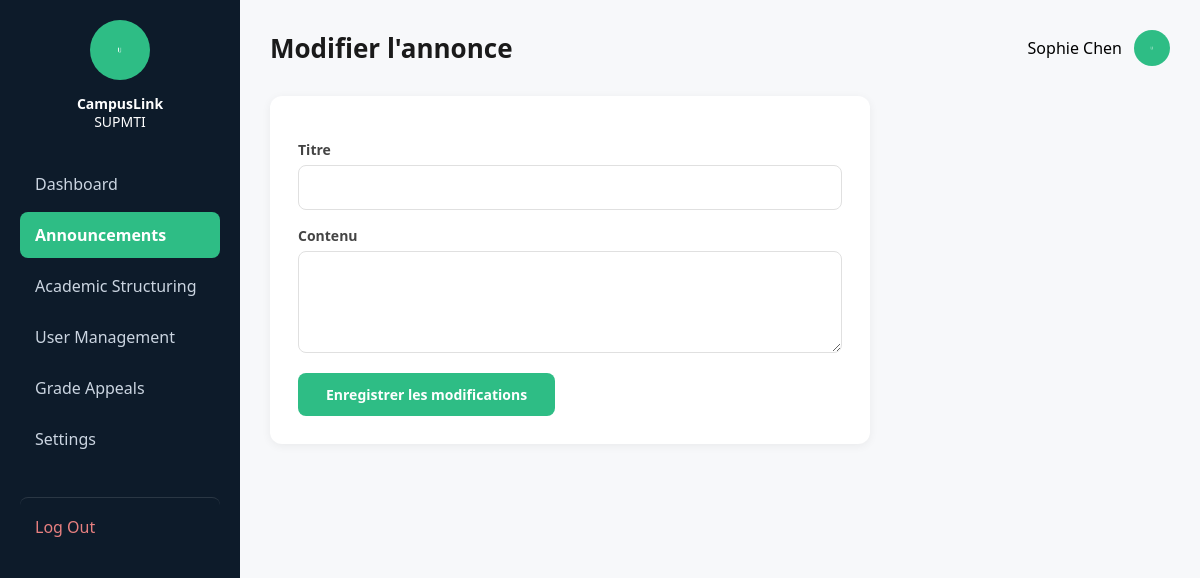
/admin/announcements/edit/1 (signed in), run on an earlier commit of the app's database.
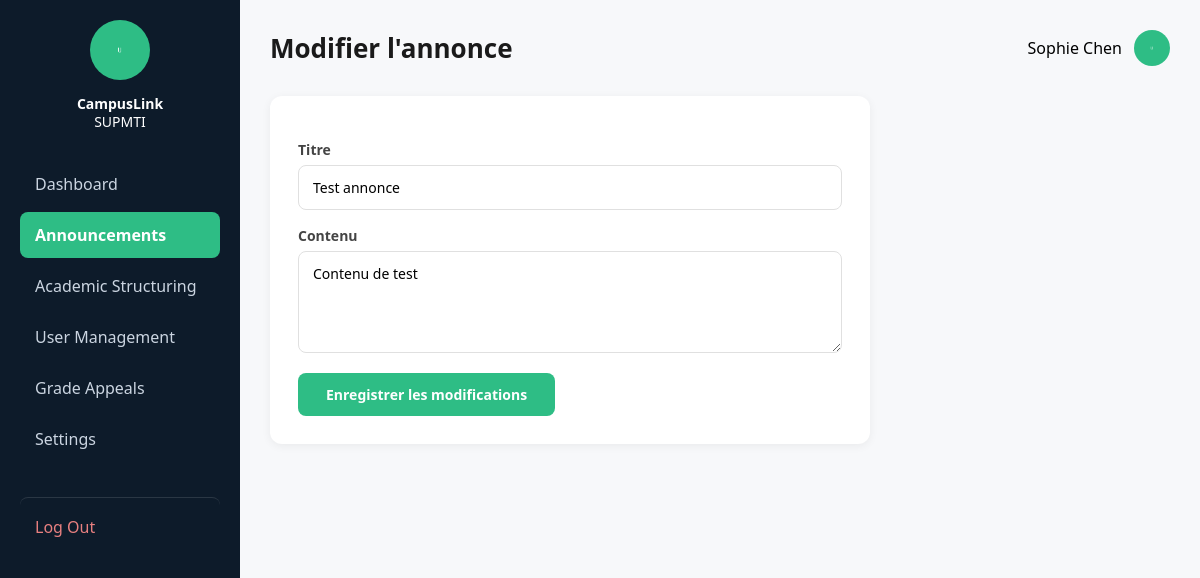
And on a later commit of the database.
### tables this page shows
CREATE TABLE annonces (
        id INTEGER PRIMARY KEY AUTOINCREMENT,
        titre TEXT NOT NULL,
        contenu TEXT NOT NULL,
        date_publication TEXT NOT NULL,
        archivee INTEGER DEFAULT 0
    );

### app.py (the view, shortened to what this page needs)
@app.route('/admin/announcements/edit/<int:annonce_id>', methods=['GET', 'POST'])
def edit_announcement(annonce_id):
    if session.get('user_role') != 'admin':
        return redirect(url_for('login'))
    connexion = sqlite3.connect('campuslink.db')
    curseur = connexion.cursor()
    curseur.execute("SELECT id, titre, contenu FROM annonces WHERE id = ?", (annonce_id,))
    annonce = curseur.fetchone()
    connexion.close()
    return render_template('edit_announcement.html', nom=session.get('user_nom'), annonce=annonce)

### app.py (called while the page is built)
@app.context_processor
def inject_current_user():
    current_role = session.get('user_role')
    current_nom = session.get('user_nom')
    current_photo = 'avatar.png'
    if 'user_id' in session:
        connexion = sqlite3.connect('campuslink.db')
        curseur = connexion.cursor()
        curseur.execute("SELECT photo FROM users WHERE id = ?", (session.get('user_id'),))
        resultat = curseur.fetchone()
        connexion.close()
        if resultat and resultat[0]:
            current_photo = resultat[0]
    return dict(
        current_role=current_role,
        current_nom=current_nom,
        current_photo=current_photo
    )

### templates/edit_announcement.html (shortened to what this page needs)
{% extends "base.html" %}
{% block page_header %}Modifier l'annonce{% endblock %}
{% block extra_css %}
<link rel="stylesheet" href="{{ url_for('static', filename='css/admin.css') }}">
{% endblock %}
{% block content %}
<div class="form-card" style="max-width: 600px;">
    <form method="POST">
        <label>Titre</label>
        <input type="text" name="titre" value="{{ annonce[1] }}" required>
        <label>Contenu</label>
        <textarea name="contenu" rows="4" required>{{ annonce[2] }}</textarea>
        <button type="submit" class="btn-submit-small" style="margin-top: 15px;">Enregistrer les modifications</button>
    </form>
</div>
{% endblock %}

What changed in the data, as far as the page shows it:
added annonces: titre "Test annonce", contenu "Contenu de test"
